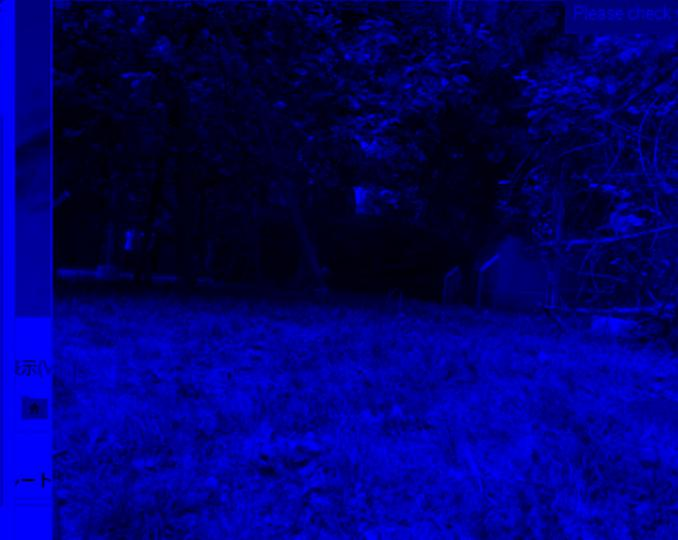
#> input picture img_data/use_img/blue_132thFRAME.jpg, 678 x 540 px; its folder holds only this picture in this run
$ python main.py
#> lines starting #> are read from the running program, lines starting #| are printed output that depends on the picture
### modularized/a_read.py
"""
画像の下処理関連
"""
import cv2
import numpy as np
from spmimage.feature_extraction.image import extract_simple_patches_2d, reconstruct_from_simple_patches_2d
from sklearn.preprocessing import StandardScaler

def read_img(path):
#> called with path = 'img_data/use_img/blue_132thFRAME.jpg'
    print("===== func read_img starts =====")
    img=cv2.imread(path,cv2.IMREAD_GRAYSCALE)
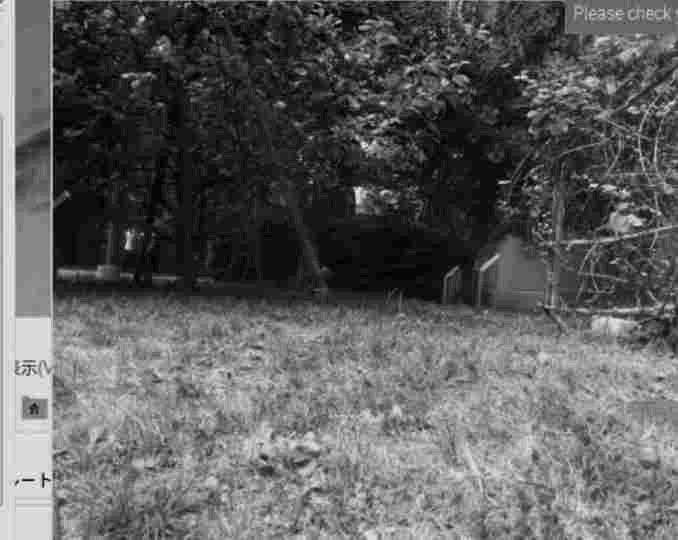
#> img: shape (540, 678); min 0, max 34, mean 12.5; drawn with min black and max white
    # 読み込めないエラーが生じた際のロバスト性も検討したい
    return img

def img_to_Y(img,patch_size=(10,10)):
#> called with patch_size = (10, 10)
    scl=StandardScaler()
    print("===== func img_to_Y starts =====")
    print("shape of img: ",img.shape)
#| shape of img:  (540, 678)
#> (the run stopped early here; a loop or call above may not have finished)

$ run again, on img_data/use_img/green_192thFRAME.jpg
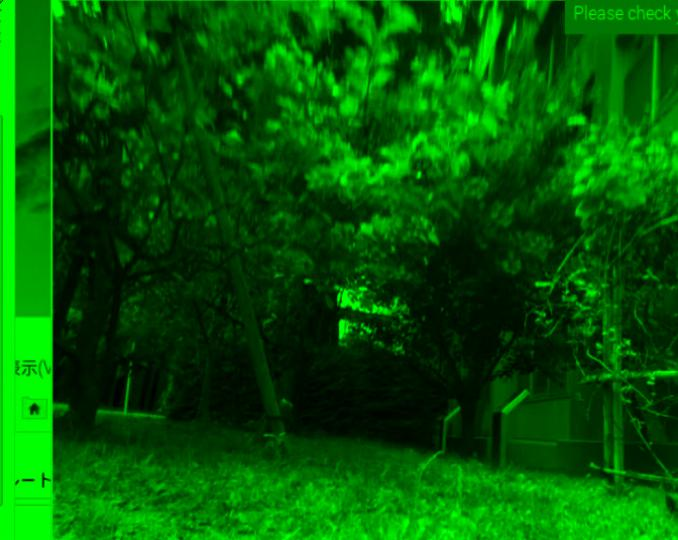
#> input picture img_data/use_img/green_192thFRAME.jpg, 678 x 540 px
#> in read_img, `img=cv2.imread(path,cv2.IMREAD_GRAYSCALE)`:
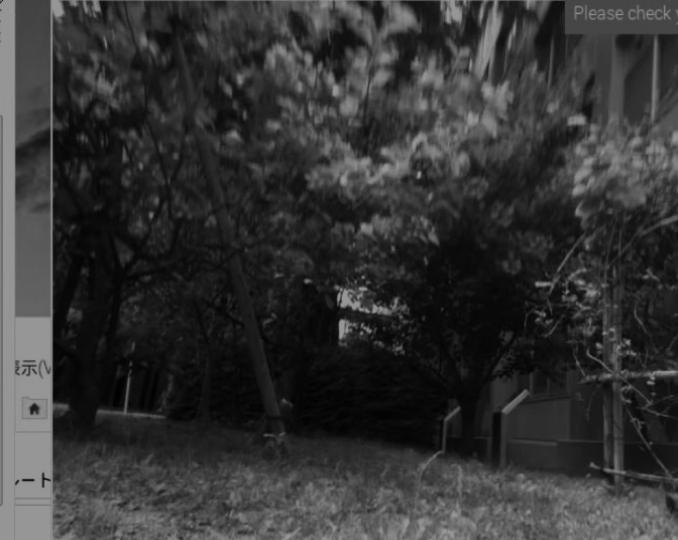
#> img: shape (540, 678); min 0, max 175, mean 51.8
#| shape of img:  (540, 678)

$ run again, on img_data/use_img/yellow_46thFRAME.jpg
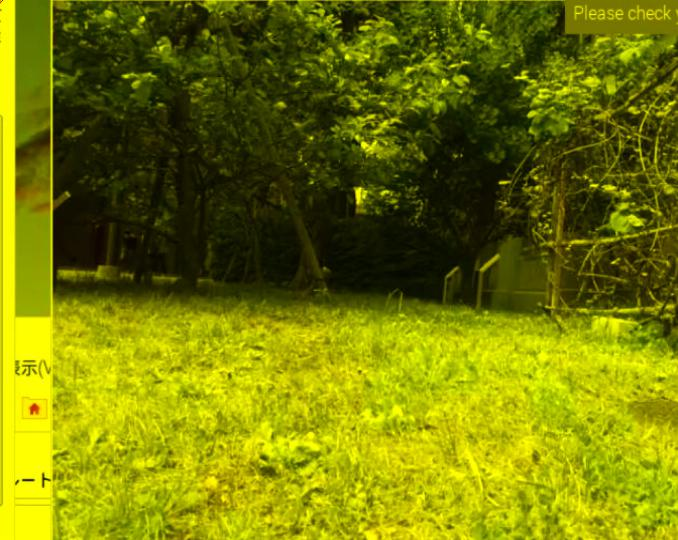
#> input picture img_data/use_img/yellow_46thFRAME.jpg, 678 x 540 px
#> in read_img, `img=cv2.imread(path,cv2.IMREAD_GRAYSCALE)`:
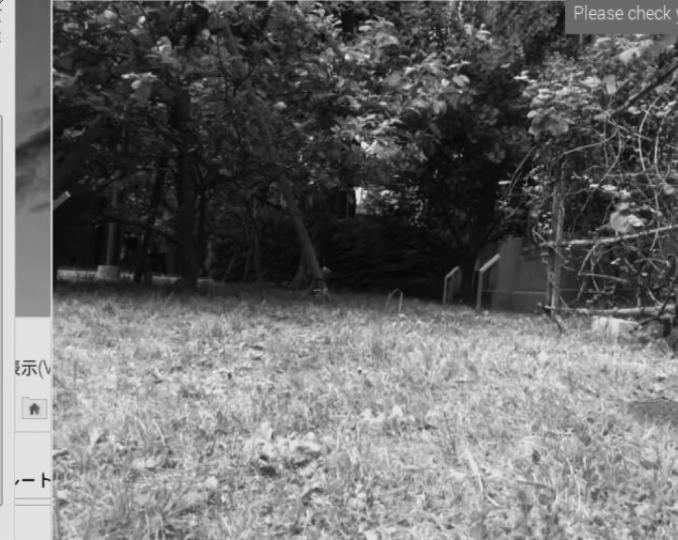
#> img: shape (540, 678); min 1, max 248, mean 106.4
#| shape of img:  (540, 678)
